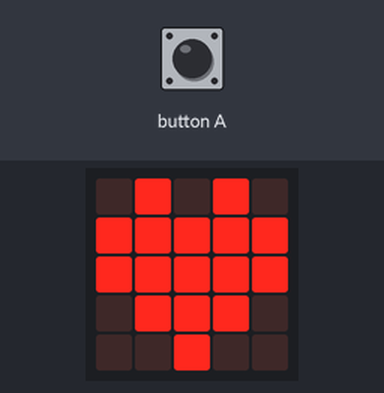
Bench run of a program on a simulated BBC micro:bit (MakeCode). On the bench: the board's 5×5 LED display. Inputs (shaded band) come from the test bench.

Above: at 1.8 s.
1.9 s: button A pressed for 0.15 s
At 2.2 s:
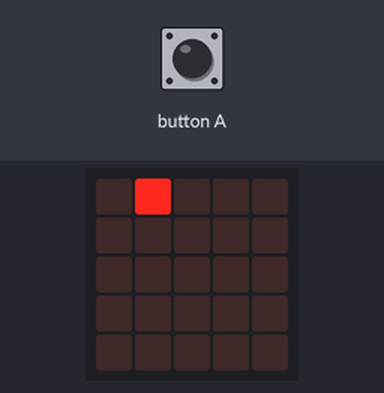
2.6 s: button A pressed for 0.15 s
At 2.8 s:
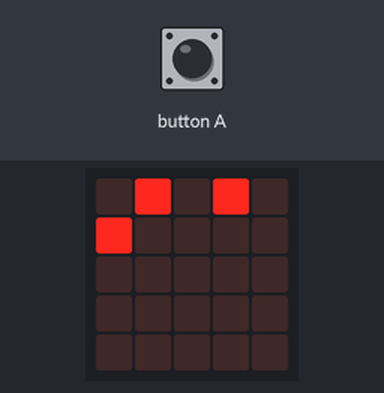
At 9.7 s:
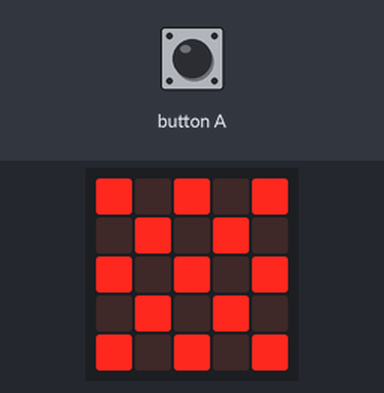
Timing chart, 0 to 11.2 s (numbered marks = the images above; inputs shaded):
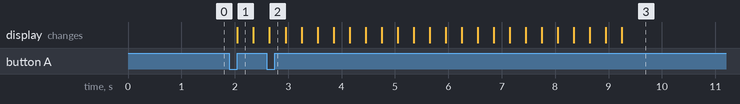

Measured:
- after the input at 1.9 s, the display: changes after 0.15 s (image 1)
- after the input at 2.6 s, the display: first differs from a run without the input after 3.1 s (image 3 shows a later state)

The program:

main.ts
```typescript
// sakktábla
input.onButtonPressed(Button.A, function () {
    basic.clearScreen()
    for (let row = 0; row <= 4; row++) {
        for (let column = 0; column <= 4; column++) {
            if (FLAG == 0) {
                FLAG = 1
            } else {
                led.plot(column, row)
                basic.pause(pause_after_plot_LED)
                FLAG = 0
            }
        }
    }
})
let FLAG = 0
let pause_after_plot_LED = 0
basic.showIcon(IconNames.Heart)
led.setBrightness(255)
pause_after_plot_LED = 300
FLAG = 0
```

test.ts
```typescript
// ide kerülnek a tesztek; a rendszer ezt nem kompilálja, ha a csomagot bővítményként használják.
```
